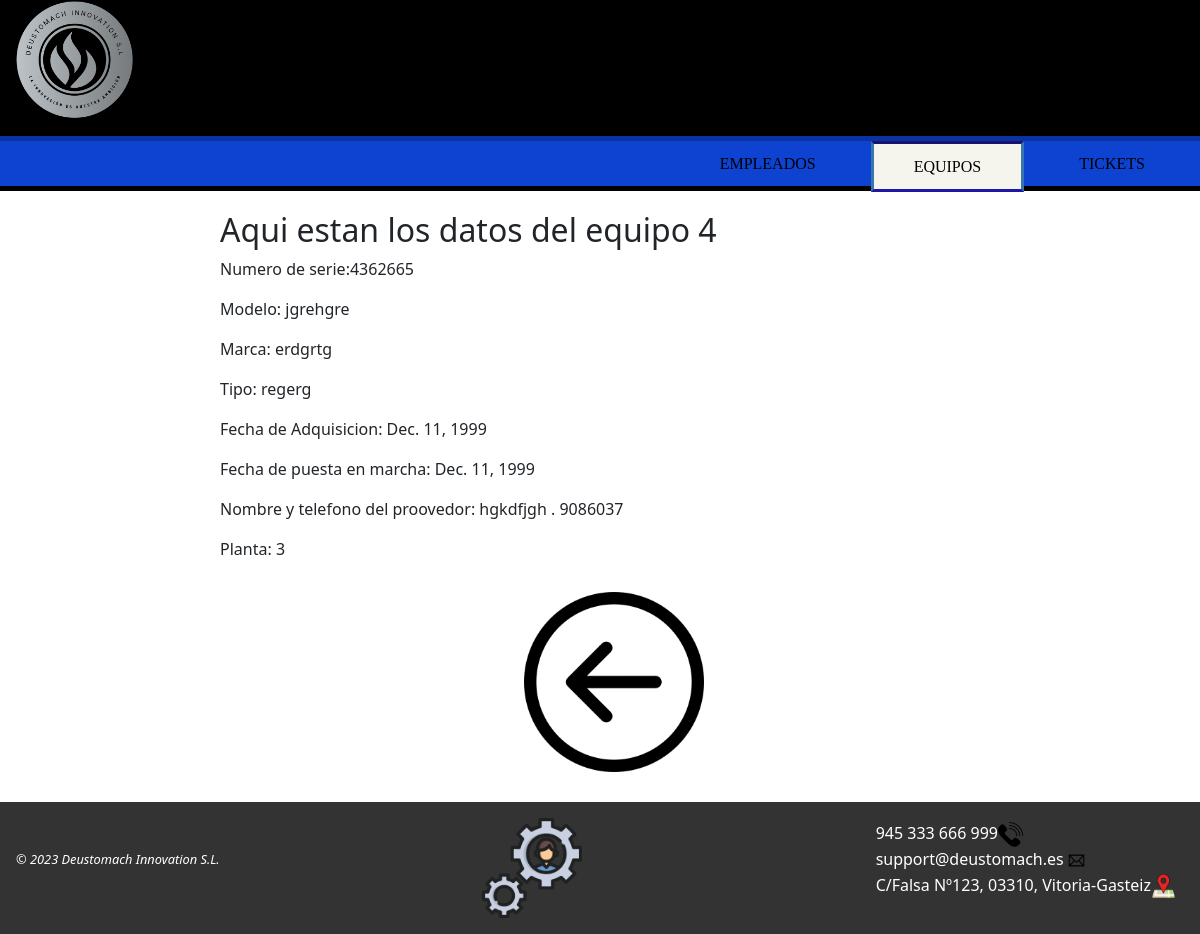
The app's page /AppWeb/listadoEquipos/4, older data.
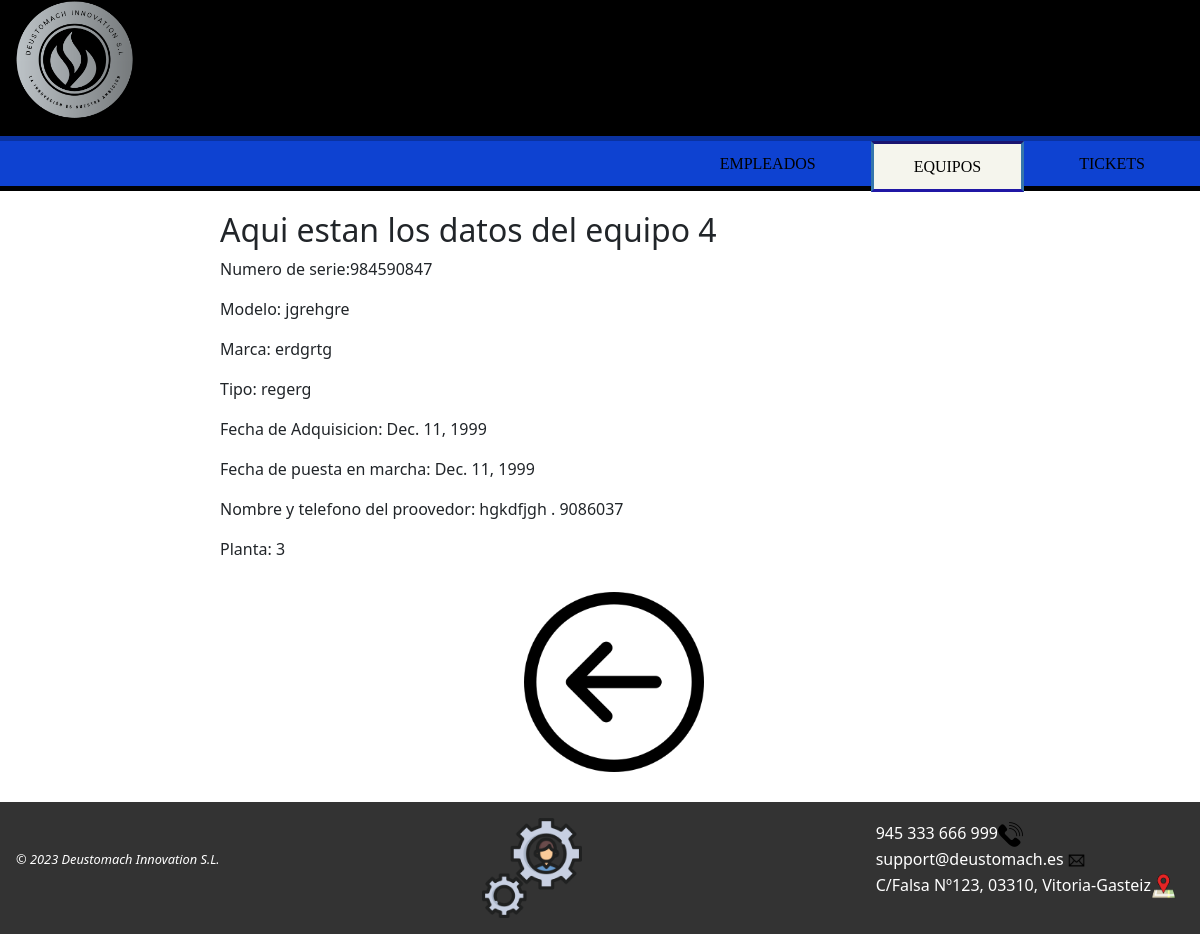
The same page, newer data.
### AppWeb/models.py (models this page shows, shortened)
class Equipo(models.Model):
    nserie = models.CharField(max_length=20, unique=True)
    modelo = models.CharField(max_length=50)
    marca = models.CharField(max_length=30)
    tipo = models.CharField(max_length=20)
    fechaAdquisicion = models.DateField()
    fechaPuestaMarcha = models.DateField()
    provNombre = models.CharField(max_length=30)
    provTelefono = models.IntegerField(default=0)
    planta = models.CharField(max_length=15)

### AppWeb/views.py (the view)
# urls.py: path('AppWeb/listadoEquipos/<int:equipo_id>',views.show_equipo, name='detalle-equipo'),
def show_equipo(request, equipo_id):
    equipo = get_object_or_404(Equipo, pk=equipo_id)
    context = {'equipo': equipo}
    return render(request, 'detalleEquipo.html', context)

### AppWeb/templates/detalleEquipo.html
{% extends "homeEquipos.html" %}
{% load static %}
{% block contenido %}
{% if equipo %}
<div class="contenido">
    <h2>Aqui estan los datos del equipo {{equipo.id}}</h2>
    <ul class="detalles">
        <li>
            <p>Numero de serie:{{equipo.nserie}} </p>
        </li>
        <li>
            <p>Modelo: {{equipo.modelo}}</p>
        </li>
        <li>
            <p>Marca: {{equipo.marca}}</p>
        </li>
        <li>
            <p>Tipo: {{equipo.tipo}}</p>
        </li>
        <li>
            <p>Fecha de Adquisicion: {{equipo.fechaAdquisicion}} </p>
        </li>
        <li>
            <p>Fecha de puesta en marcha: {{equipo.fechaPuestaMarcha}} </p>
        </li>
        <li>
            <p>Nombre y telefono del proovedor: {{equipo.provNombre}} . {{equipo.provTelefono}}</p>
        </li>
        <li>
            <p>Planta: {{equipo.planta}}</p>
        </li>
    </ul>
    {% else %}
    <p>No existe el equipo seleccionado.</p>
    {% endif %}
    <a href="{% url 'gestion:listado-equipo' %}"><img class="atras" src="{% static 'images/back.png' %}" title="Pulsa para volver a la página anterior"></a>
</div>
{% endblock %}

Row changes from the older to the newer data that the page shows:
changed Equipo "jgrehgre": nserie "4362665" → "984590847"
